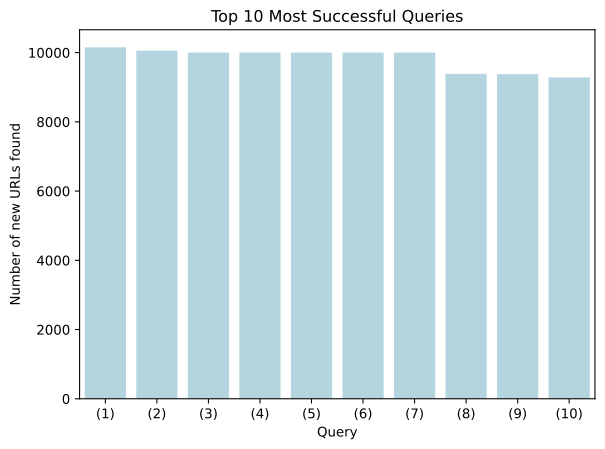

Write the Python code that produced this figure.
import pandas as pd
from pymongo import MongoClient
import seaborn as sns
import matplotlib.pyplot as plt
import numpy as np

# Connect to MongoDB
client = MongoClient('mongodb://localhost:27017/?directConnection=true')
db = client['swagger']
collection = db['urls']

# Pipeline to group by query and count successful URLs
# Aggregate the data
pipeline = [
    {"$group": {"_id": "$_proxyUrl", "total": {"$sum": 1}}},
    {"$sort": {"total": -1}},
    # {"$limit": 100}
]
result = list(collection.aggregate(pipeline))

# Convert the result to a pandas DataFrame
df = pd.DataFrame(result)

# group ids without the page number
df['query'] = df['_id'].str.split('page=').str[0]

# remove base url https://app.swaggerhub.com/apiproxy/specs?specType=API&limit=100&
df['query'] = df['query'].map(lambda x: x.lstrip('https://app.swaggerhub.com/apiproxy/specs?specType=API&limit=100&'))

# group by query and sum the total
df = df.groupby('query').sum()

# sort by total
df = df.sort_values(by='total', ascending=False)

# reset index
df = df.reset_index()

# plot the top 10
df = df.head(10)

# print most successful queries name
for index, row in df.iterrows():
    print(f"{index + 1}. {row['query']}")

# plot the data
sns.barplot(x='query', y='total', data=df, color='lightblue')
plt.xticks(np.arange(10), ('(1)', '(2)', '(3)', '(4)', '(5)', '(6)', '(7)', '(8)', '(9)', '(10)'))
# Add title and axis labels
plt.title("Top 10 Most Successful Queries")
plt.xlabel("Query")
plt.ylabel("Number of new URLs found")
plt.tight_layout()
plt.savefig('most_successful_queries.svg', dpi=500, bbox_inches='tight', format='svg')
plt.show()